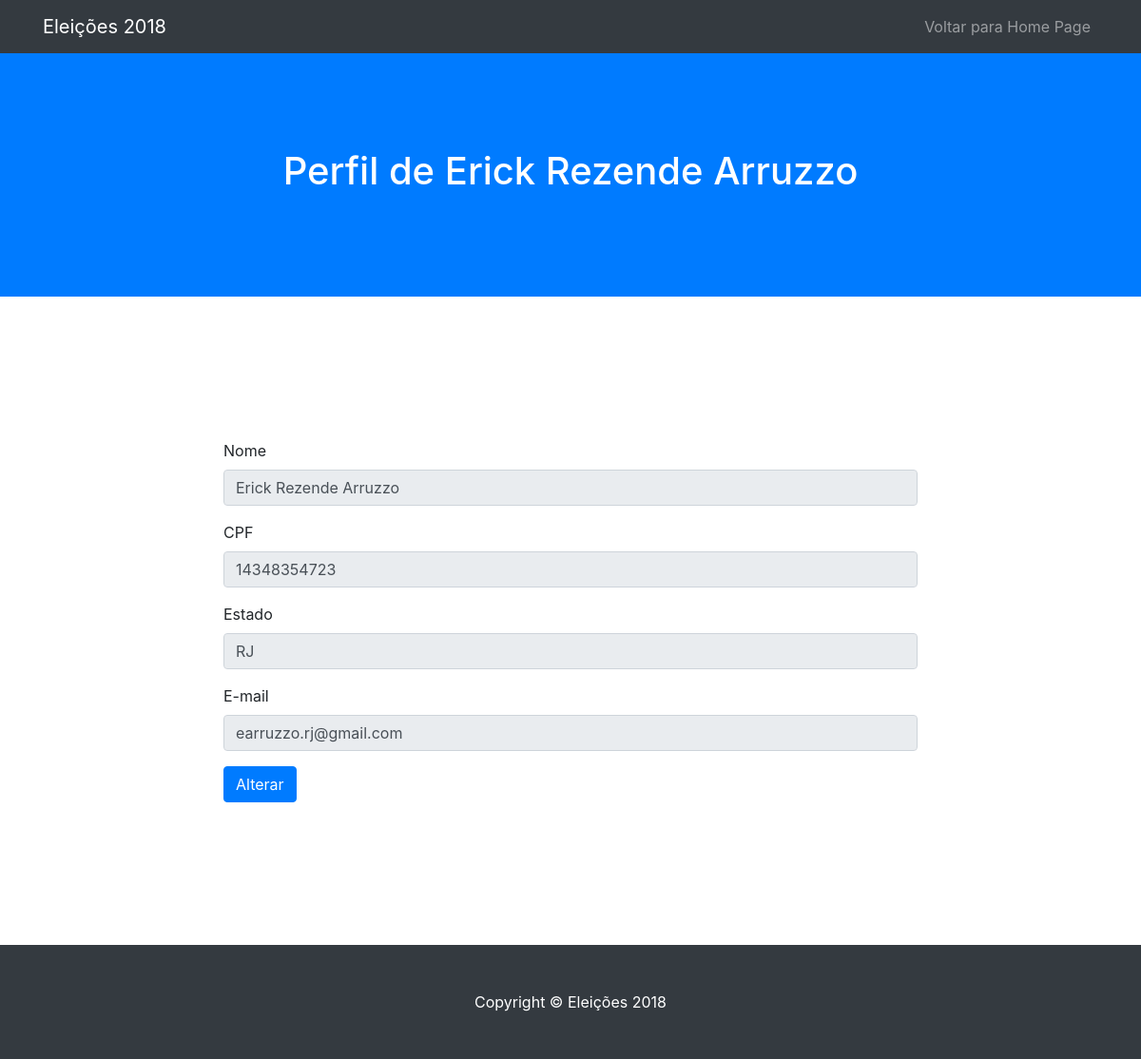
/usuario/1, run on an earlier commit of the app's database.
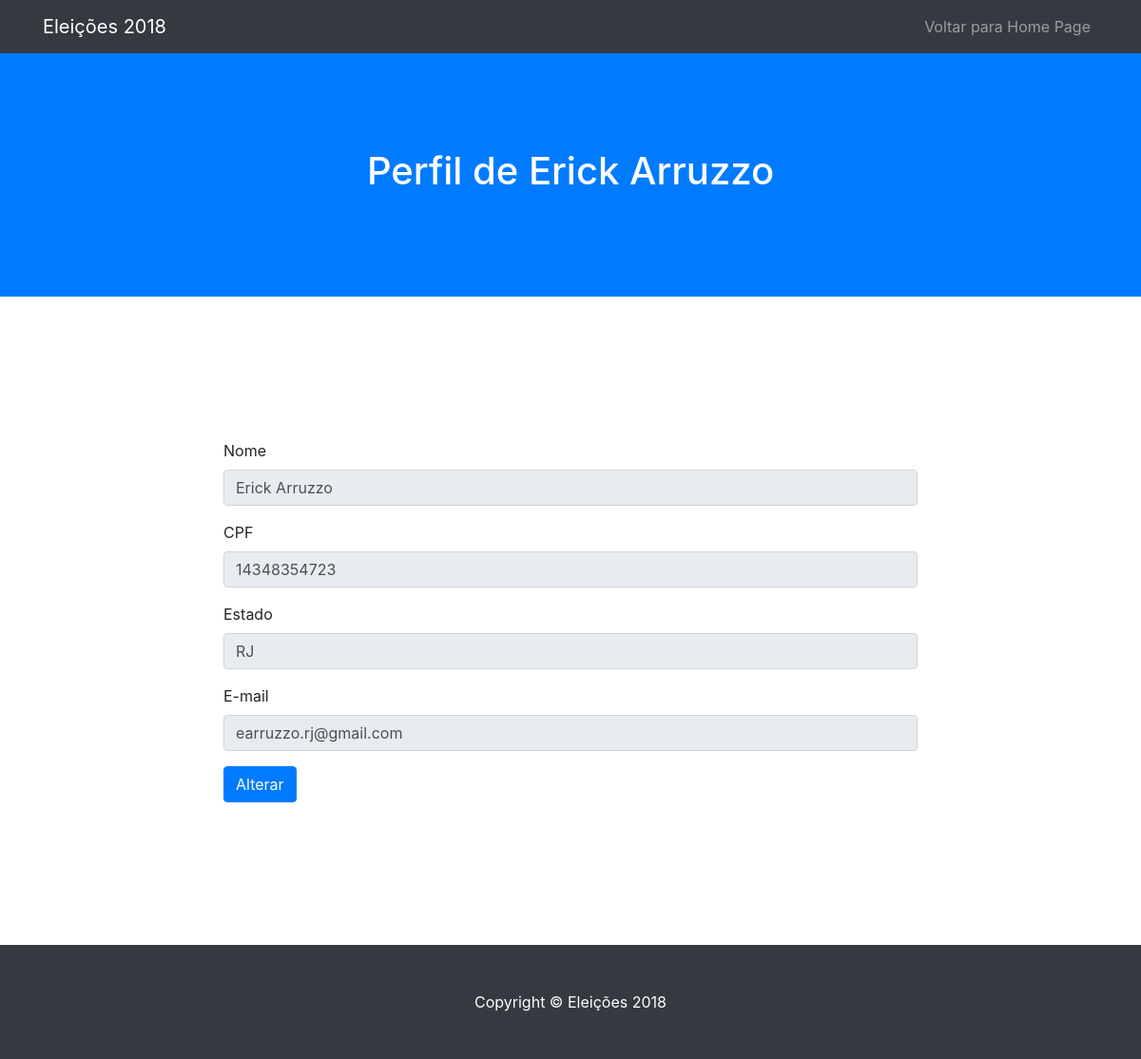
And on a later commit of the database.
### eleicoes2018/models.py (models this page shows)
class Usuario(models.Model):
	user = models.OneToOneField(User, on_delete=models.CASCADE, default=1)
	cpf = models.CharField(max_length=11, null=False)
	nome = models.CharField(max_length=255, null=False)
	email = models.CharField(max_length=255, null=False)
	senha = models.CharField(max_length=255, null=False)
	estado_id = models.ForeignKey(Estado, on_delete=models.CASCADE)

class Estado(models.Model):
	nome = models.CharField(max_length=255, null=False)
	sigla = models.CharField(max_length=2, null=False)

### usuarios/views.py (the view)
# urls.py: url(r'^usuario-alterar/(?P<usuario_id>.*)$', AlterarUsuarioView.as_view(), name='alterar_usuario'),
def usuario(request, usuario_id):
	usuario = Usuario.objects.get(id=usuario_id)
	return render(request, 'usuario.html', { "usuario" : usuario })

### usuarios/templates/usuario.html
{% extends "template_usuario.html" %}
{% block body %}
<form>
	<div class="form-group">
		<label for="nome_perfil">Nome</label>
		<input type="text" class="form-control" id="nome_perfil" value="{{usuario.nome}}" readonly>
	</div>
	<div class="form-group">
		<label for="cpf_perfil">CPF</label>
		<input type="text" class="form-control" id="cpf_perfil" value="{{usuario.cpf}}" readonly>
	</div>
	<div class="form-group">
		<label for="estado_perfil">Estado</label>
		<input type="text" class="form-control" id="estado_perfil" value="{{usuario.estado_id.sigla}}" readonly>
	</div>
	<div class="form-group">
		<label for="email_perfil">E-mail</label>
		<input type="email" class="form-control" id="email_perfil" value="{{usuario.email}}" readonly>
	</div>
  	<a href="{% url 'alterar_usuario' usuario_id=usuario.id %}" class="btn btn-primary">Alterar</a>
</form>
{% endblock %}

### usuarios/templates/template_usuario.html (shortened to what this page needs)
{% load staticfiles %}
<!DOCTYPE html>
  <head>
    <link href='{% static "vendor/bootstrap/css/bootstrap.min.css" %}' rel="stylesheet">
    <link href='{% static "css/scrolling-nav.css" %}' rel="stylesheet">
  </head>
  <body id="page-top">
    <nav class="navbar navbar-expand-lg navbar-dark bg-dark fixed-top" id="mainNav">
      <div class="container">
        <a class="navbar-brand js-scroll-trigger" href="#page-top">Eleições 2018</a>
        <div class="collapse navbar-collapse" id="navbarResponsive">
          <ul class="navbar-nav ml-auto">
            <li class="nav-item">
              <a class="nav-link js-scroll-trigger" href="/">Voltar para Home Page</a>
            </li>
          </ul>
        </div>
      </div>
    </nav>
    <header class="bg-primary text-white">
      <div class="container text-center">
        <h1>Perfil de {{usuario.nome}}</h1>
      </div>
    </header>
    <section id="dados">
      <div class="container">
        <div class="row">
          <div class="col-lg-8 mx-auto">
            {% block body %}
            {% endblock %}
          </div>
        </div>
      </div>
    </section>
    <footer class="py-5 bg-dark">
      <div class="container">
        <p class="m-0 text-center text-white">Copyright &copy; Eleições 2018</p>
      </div>
    </footer>
  </body>
</html>

What changed in the data, as far as the page shows it:
changed Usuario "earruzzo.rj@gmail.com": nome "Erick Rezende Arruzzo" → "Erick Arruzzo"
